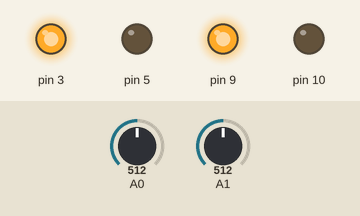
Recording of a sketch running on a simulated Arduino Uno, built with avr-gcc and run on an emulated ATmega328P. Shown: output pins drawn as LEDs (lit = HIGH). The test bench sets the inputs (shaded band); at power-on: A0 = 512, A1 = 512.

Above: at 1.2 s.
1.3 s: A0 set to 481
At 2.4 s:
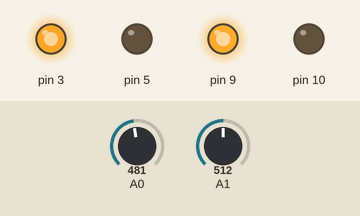
2.8 s: A1 set to 487
At 3.4 s:
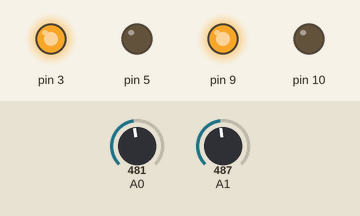
4.3 s: A0 set to 306
At 5.5 s:
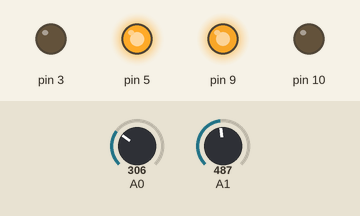
5.8 s: A1 set to 306
At 6.6 s:
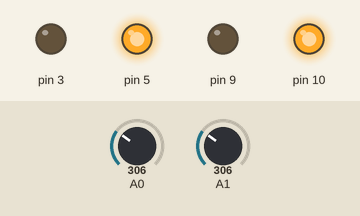
7.3 s: A0 set to 511
At 7.9 s:
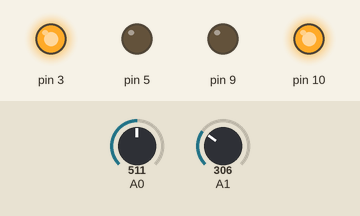
8.8 s: A0 set to 122
At 10.1 s:
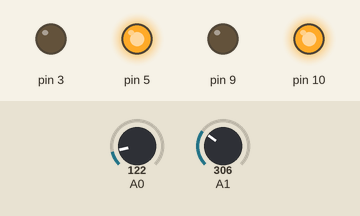
Timing chart, 0 to 11.3 s (numbered marks = the images above; inputs shaded):
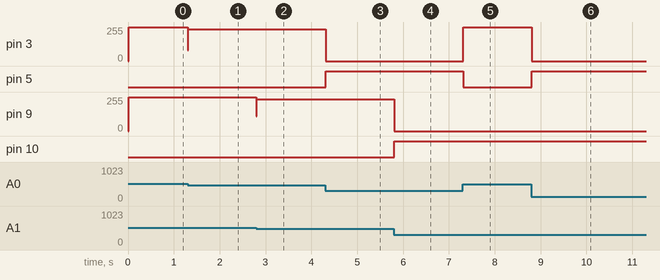

Measured:
- after the input at 1.3 s, pin 3: 255/255 → 240/255 at once
- after the input at 2.8 s, pin 9: 255/255 → 240/255 at once
- after the input at 4.3 s, pin 3: 240/255 → 0/255 at once; pin 5: LOW → HIGH at once
- after the input at 5.8 s, pin 9: 240/255 → 0/255 at once; pin 10: LOW → HIGH at once
- after the input at 7.3 s, pin 3: 0/255 → 255/255 at once; pin 5: HIGH → LOW at once
- after the input at 8.8 s, pin 3: 255/255 → 0/255 at once; pin 5: LOW → HIGH at once

The sketch:

Mini02_A.ino
```cpp
#include <PID_v1.h>  //PID loop from http://playground.arduino.cc/Code/PIDLibrary

char iam = 'a';

int offSet1 = 28;
int offSet2 = 25;

double Pk1 = 20;
double Ik1 = 0;
double Dk1 = 0.1;
double Setpoint1, Input1, Output1, Output1a;

PID PID1(&Input1, &Output1, &Setpoint1, Pk1, Ik1 , Dk1, DIRECT);

double Pk2 = 20;
double Ik2 = 0;
double Dk2 = 0.1;
double Setpoint2, Input2, Output2, Output2a;

PID PID2(&Input2, &Output2, &Setpoint2, Pk2, Ik2 , Dk2, DIRECT);

unsigned long previousMillis = 0;
const long interval = 10;
unsigned long lastDataTime;

int read1;
int read2;
int read3;
int read4;
int read5;
int read6;
int read7;
int read8;

int joint1 = 0;
int joint2 = 0;
int actualJoint1;
int actualJoint2;

int ident;
int ident2;

void setup() {

Serial.begin(115200);     // opens serial port

PID1.SetMode(AUTOMATIC);              // PID Setup
PID1.SetOutputLimits(-255, 255);
PID1.SetSampleTime(10);

PID2.SetMode(AUTOMATIC);              // PID Setup
PID2.SetOutputLimits(-255, 255);
PID2.SetSampleTime(10);
}

void loop() {

     unsigned long currentMillis = millis();
     if (currentMillis - previousMillis >= interval) {  //start timed event
        previousMillis = currentMillis;

              if (Serial.available()>=24) {  // check for enough serial data
              ident = Serial.read();
              read1 = Serial.parseInt();  // a
              read2 = Serial.parseInt();  // a
              read3 = Serial.parseInt();  // b
              read4 = Serial.parseInt();  // b
              read5 = Serial.parseInt();  // c
              read6 = Serial.parseInt();  // c
              read7 = Serial.parseInt();  // d
              read8 = Serial.parseInt();  // d
              ident2 = Serial.read();

              if (ident == iam && ident2 == iam) {  // check data is for this device and in the right order
                  lastDataTime = millis(); // bookmark the time for safties
                  joint1 = read1;   // if the data is right update to main loop variables
                  joint2 = read2;
              }
      }

      actualJoint1 = analogRead(A0);
      actualJoint2 = analogRead(A1);

      actualJoint1 = map(actualJoint1,0,1023,-255,255);
      actualJoint2 = map(actualJoint2,0,1023,-255,255);

/*
      Serial.print(" demand1: ");
      Serial.print(joint1);
      Serial.print(" actual1: ");
      Serial.print(actualJoint1);
      Serial.print(" Output1: ");
      Serial.print(Output1);

      Serial.print(" demand2: ");
      Serial.print(joint2);
      Serial.print(" actual2: ");
      Serial.print(actualJoint2);
      Serial.print(" Output2: ");
      Serial.println(Output2);
*/

      Input1 = actualJoint1+offSet1;
      Input2 = actualJoint2+offSet2;
      Setpoint1 = constrain(joint1,-30,30);
      Setpoint2 = constrain(joint2,-30,30);

      PID1.Compute();
      PID2.Compute();


      // ************* output 1  ****************

      if (Output1 <= 5)                               // decide which way to turn based on deadSpot variable
            {
            Output1a = abs(Output1);
            analogWrite(3, Output1a);                 // set PWM pins
            analogWrite(5, 0);
            }
      else if (Output1 > 5)                          // decide which way to turn the wheels based on deadSpot variable
            {
            Output1a = abs(Output1);
            analogWrite(5, Output1a);
            analogWrite(3, 0);
            }
      else {
            analogWrite(5,0);
            analogWrite(3, 0);
      }

      // ************* output 2  ****************

      if (Output2 <= 5)                               // decide which way to turn based on deadSpot variable
            {
            Output2a = abs(Output2);
            analogWrite(9, Output2a);                 // set PWM pins
            analogWrite(10, 0);
            }
      else if (Output2 > 5)                          // decide which way to turn the wheels based on deadSpot variable
            {
            Output2a = abs(Output2);
            analogWrite(10, Output2a);
            analogWrite(9, 0);
            }
      else {
            analogWrite(9,0);
            analogWrite(10, 0);
      }


     } // end of timed event

}  // end of main loop
```
